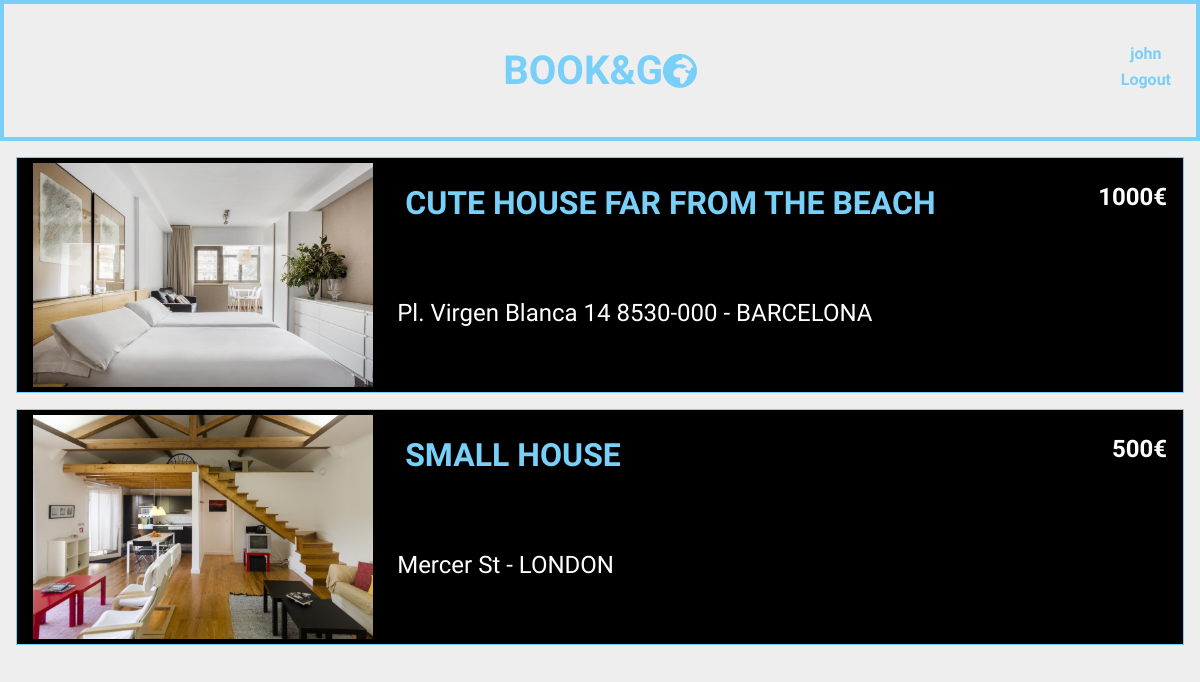
Screenshot of /user/owner.php (signed in) with the database file from the repository.
### tables this page shows
CREATE TABLE place (
	id INTEGER PRIMARY KEY AUTOINCREMENT NOT NULL,
	title VARCHAR NOT NULL,
	price INTEGER NOT NULL,
	description VARCHAR,
	idusr INTEGER REFERENCES user,
	address VARCHAR,
	city VARCHAR
);

### database/db_owner.php (called while the page is built, shortened)
<?php
    include_once('db_user.php');
    function searchUsrHouse($username){
        $id = getUserId($username);
        $db = Database::instance()->db();
        $stmt = $db->prepare('SELECT * FROM place WHERE idusr = ?');
        $stmt->execute(array($id));
        return $stmt->fetchAll();
    }
?>

### database/db_user.php (called while the page is built, shortened)
<?php
    function getUserID($username){
      $db = Database::instance()->db();
      $stmt = $db->prepare('SELECT * FROM user WHERE username = ?');
      $stmt->execute(array($username));
      $usr= $stmt->fetch();
      return $usr['id'];
    }
?>

### database/db_house.php (called while the page is built, shortened)
<?php
    include_once('db_user.php');
    function getHouseImg($idplace){
        $db = Database::instance()->db();
        $stmt = $db->prepare('SELECT id FROM img WHERE idplace = ?');
        $stmt->execute(array($idplace));
        return $stmt->fetch();
    }
?>

### templates/draw_place.php (the view, shortened to what this page needs)
<?php
include_once('../database/db_house.php');
include_once('../database/db_user.php');
        ?>
<?php
    function draw_manage($place){
        $img_name = getHouseImg($place['id']);
        ?>
        <div id="your_house">
        <img id="house_img" src="../images/<?=$img_name['id']?>.jpg" alt="House"/>
        <h1 id="tit"><a href="../house/edit_house.php?id=<?=$place['id']?>"><?=$place['title']?></a></h1>
        <h2 id="pri"><?=$place['price']?>€</h2>
        <p id="desc"><?=$place['address']?> - <?=$place['city']?></p>
    </div>
<?php
    }
        ?>

### user/owner.php (shortened to what this page needs)
<?php
    include_once('../database/db_owner.php');
    include_once('../templates/draw_header.php');
    include_once('../templates/draw_place.php');
    include_once('../database/db_house.php');
    if(isset($_SESSION['username']))
        draw_header($_SESSION['username']);
    else
        draw_header(null);
    $pl = searchUsrHouse($_SESSION['username']);
    foreach($pl as $place){
        draw_manage($place);
    }
?>

### css/style.css (style rules this page uses)
body { max-width: 80em; margin: 0 auto; --bg-color: #EEE; --panel-color: #FFF; --main-color: rgb(120, 207, 248); --dark-color: #333; --light-color: #CCC; --serif-font: 'Merriweather'; --sans-font: 'Open Sans Condensed'; background-color: var(--bg-color); background-image: url("../images/back.jpg") ; background-size: cover; overflow-x: hidden; }
a { color: var(--main-color); text-decoration: none; }
img { grid-row: span 2; padding: 0; width: 100%; height: 140%; }
p:last-child { margin: 0; grid-column-start: 2; }
p:first-of-type { padding: 1em; margin-bottom: 0; font-size: 1.5rem; }
p { font-family: 'ZCOOL XiaoWei', serif; }
#your_house { display:grid; grid-template-columns: 30% 50% 20%; grid-template-rows: 7em 7em; color: white; padding-left:1em; padding-right: 1em; padding-top:5px; padding-bottom:5px; background-color: black; margin: 1em; font-family: 'McLaren', cursive; border: 0.1em solid var(--main-color); }
#your_house #house_img { width:100%; height:100%; display: flex; padding-bottom: 1em; }
#your_house #tit { text-indent: 1em; text-transform: uppercase; grid-column-start: 2; grid-column-end: 5; grid-row-start: 1; grid-row-end: 2; }
#your_house #pri { grid-column-start: 3; grid-column-end: 6; grid-row-start: 1; grid-row-end: 2; text-align: right; }
#your_house #desc { grid-column-start: 2; grid-column-end: 3; grid-row-start: 2; grid-row-end: 3; text-align: left; }

### rows the page displays
place: shows a picture, title "CUTE HOUSE FAR FROM THE BEACH", price "1000", address "Pl. Virgen Blanca 14 8530-000", city "BARCELONA"
place: shows a picture, title "SMALL HOUSE", price "500", address "Mercer St", city "LONDON"

### other values shown
$username "john"
